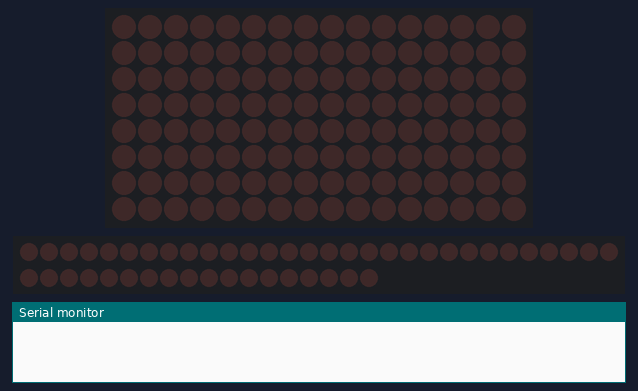
Recording of a sketch running on a simulated Arduino Uno, built with avr-gcc and run on an emulated ATmega328P. On the bench: 16×8 LED matrix, 48 shift-register outputs drawn as a row of LEDs (first output left, lit = HIGH), the last lines printed to the serial monitor. Wiring (inferred from the names in the program): 8 × shift register (74HC595): data pin 12; shift clock pin 13; latch pin 10; LED cube drawn one layer per row (orientation assumed): layers pin 2, pin 3, pin 4, pin 5, pin 6, pin 7, pin 8, pin 9; columns Q0, Q1, Q2, Q3, Q4, Q5, Q6, Q7, Q8, Q9, Q10, Q11, Q12, Q13, Q14, Q15. Wiring (inferred from the signals the program sends): row of LEDs: on Q16, Q17, Q18, Q19, Q20, Q21, Q22, Q23, Q24, Q25, Q26, Q27, Q28, Q29, Q30, Q31, Q32, Q33, Q34, Q35, Q36, Q37, Q38, Q39, Q40, Q41, Q42, Q43, Q44, Q45, Q46, Q47, Q48, Q49, Q50, Q51, Q52, Q53, Q54, Q55, Q56, Q57, Q58, Q59, Q60, Q61, Q62, Q63.

Above: at 0.1 s.
At 2.1 s:
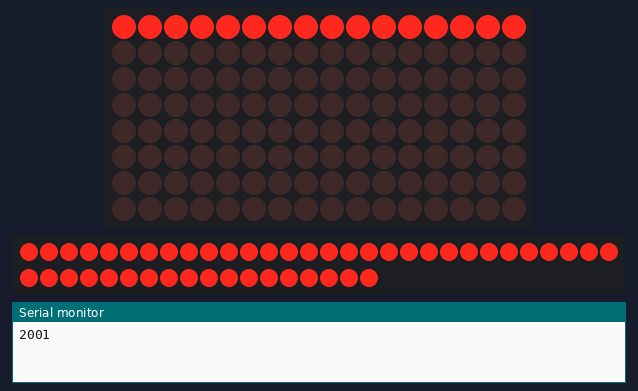
At 6.1 s:
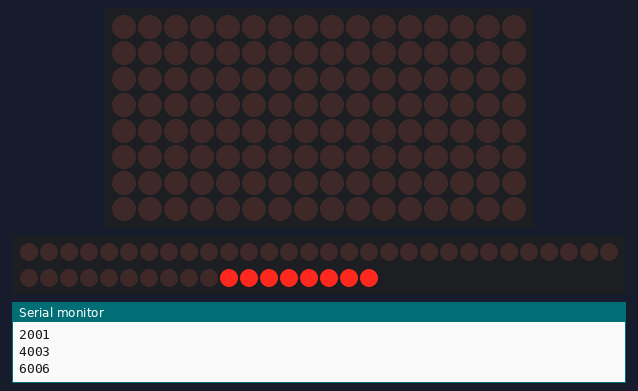

Measured:
- by itself, everything shown: repeats every 6.0 s, in 4 steps
- what the display in image 1 shows lasts 4.1 s, from 2.0 s to 6.1 s
- what the display in image 2 shows lasts 1.9 s, from 6.1 s to 8.0 s

The sketch:

_8x8x8_cube_player.ino
```cpp
/* cube 8x8x8

*/
//pins
const byte layerpins[8] = {
  2,3,4,5,6,7,8,9};
const byte latchpin = 10;
// only needed if using soft shiftOut.
// pins for hardware spi view datasheet
const byte datapin = 12;
const byte clockpin = 13;


// true then using shiftOut (software, slow) - false then using hardware SPI (shift with clockfrequenc, 40x faster)
// ---------------------- only Softspi function yet coming soon -----------------------------------
const boolean softspiusage = true;

//false then the layerdriver will set LOW when they have to be off - true then the layerdriver will set HIGH when they have to be off
const boolean layerdriveroffstate = false;
const int framedelay = 2000;

byte frames[3][8][8] = {{{B11111111,B00000000,B00000000,B00000000,B00000000,B00000000,B00000000,B00000000},
{B11111111,B00000000,B00000000,B00000000,B00000000,B00000000,B00000000,B00000000},
{B11111111,B00000000,B00000000,B00000000,B00000000,B00000000,B00000000,B00000000},
{B11111111,B00000000,B00000000,B00000000,B00000000,B00000000,B00000000,B00000000},
{B11111111,B00000000,B00000000,B00000000,B00000000,B00000000,B00000000,B00000000},
{B11111111,B00000000,B00000000,B00000000,B00000000,B00000000,B00000000,B00000000},
{B11111111,B00000000,B00000000,B00000000,B00000000,B00000000,B00000000,B00000000},
{B11111111,B00000000,B00000000,B00000000,B00000000,B00000000,B00000000,B00000000}
},
{{B11111111,B11111111,B11111111,B11111111,B11111111,B11111111,B11111111,B11111111},
{B00000000,B00000000,B00000000,B00000000,B00000000,B00000000,B00000000,B00000000},
{B00000000,B00000000,B00000000,B00000000,B00000000,B00000000,B00000000,B00000000},
{B00000000,B00000000,B00000000,B00000000,B00000000,B00000000,B00000000,B00000000},
{B00000000,B00000000,B00000000,B00000000,B00000000,B00000000,B00000000,B00000000},
{B00000000,B00000000,B00000000,B00000000,B00000000,B00000000,B00000000,B00000000},
{B00000000,B00000000,B00000000,B00000000,B00000000,B00000000,B00000000,B00000000},
{B00000000,B00000000,B00000000,B00000000,B00000000,B00000000,B00000000,B00000000}
},
{{B11111111,B11111111,B11111111,B11111111,B11111111,B11111111,B11111111,B11111111},
{B00000000,B00000000,B00000000,B00000000,B00000000,B00000000,B00000000,B00000000},
{B00000000,B00000000,B00000000,B00000000,B00000000,B00000000,B00000000,B00000000},
{B00000000,B00000000,B00000000,B00000000,B00000000,B00000000,B00000000,B00000000},
{B00000000,B00000000,B00000000,B00000000,B00000000,B00000000,B00000000,B00000000},
{B00000000,B00000000,B00000000,B00000000,B00000000,B00000000,B00000000,B00000000},
{B00000000,B00000000,B00000000,B00000000,B00000000,B00000000,B00000000,B00000000},
{B00000000,B00000000,B00000000,B00000000,B00000000,B00000000,B00000000,B00000000}
}
};
const int framecount=2;


byte frame[8][8];
byte activeframe = 0;
byte lastlayer = 0;
unsigned long start = 0;

void setup() {
  Serial.begin(115200);
  if (softspiusage) {
    pinMode(datapin, OUTPUT);
    pinMode(clockpin, OUTPUT);

  }
  pinMode(latchpin, OUTPUT);
  for (int i = 0;i<8;i++) {
    pinMode(layerpins[i],OUTPUT);
  }


}

void loop() {

  for (int i =7;i>-1;i--) {

    for (int j = 0;j<8;j++) {
      //if (softspiusage) {
        shiftOut(datapin,clockpin,MSBFIRST,frame[i][j]);
        //Serial.println(i);
      //}
    }
    digitalWrite(layerpins[lastlayer],LOW);
    // digitalWrite(layerpins[lastlayer],layerdriveroffstate);
    digitalWrite(latchpin,HIGH);
    //digitalWrite(layerpins[i],!(layerdriveroffstate));
    digitalWrite(layerpins[i],HIGH);
    lastlayer = i;
   delayMicroseconds(10);
   digitalWrite(latchpin,LOW);

  }

  if ((millis()-start) > framedelay) {
    start = millis();
    Serial.println(start);
    activeframe++;
    if (activeframe >framecount) {
      activeframe = 0;
    }
    for (int i = 0;i<8;i++) {
      for (int j = 0;j<8;j++) {
       frame[i][j] = frames[activeframe][i][j];
    }
    }
}

}
```
